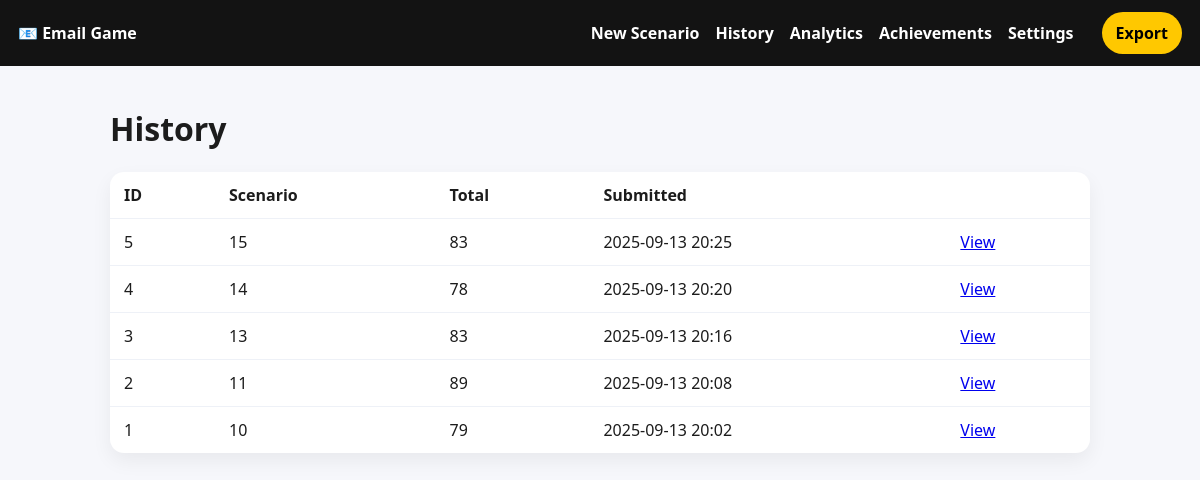
Before: /history with the older database file.
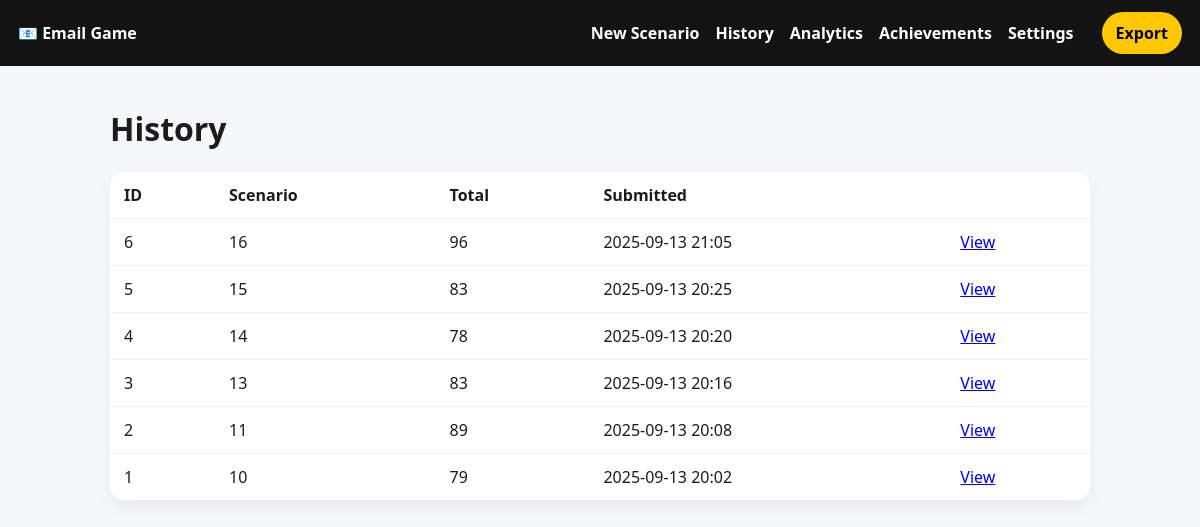
After: the same page with the newer database file.
### app/models.py (models this page shows)
class Attempt(db.Model):
    id = db.Column(db.Integer, primary_key=True)
    scenario_id = db.Column(db.Integer, db.ForeignKey("scenario.id"), nullable=False)
    email_subject = db.Column(db.String(200))
    email_body = db.Column(db.Text, nullable=False)
    score_clarity = db.Column(db.Integer)
    score_conciseness = db.Column(db.Integer)
    score_tone = db.Column(db.Integer)
    score_grammar = db.Column(db.Integer)
    score_completeness = db.Column(db.Integer)
    score_politeness = db.Column(db.Integer)
    score_total = db.Column(db.Integer)
    feedback = db.Column(db.Text)  # freeform
    suggestions = db.Column(db.Text)  # JSON string list
    rubric_text = db.Column(db.Text)  # LLM-provided rubric/guidelines
    attempt_number = db.Column(db.Integer, default=1)
    submitted_at = db.Column(db.DateTime, default=datetime.utcnow)

### app/blueprints/main.py (the view)
@main_bp.route("/history")
def history():
    attempts = Attempt.query.order_by(Attempt.submitted_at.desc()).all()
    return render_template("history.html", attempts=attempts)

### app/templates/history.html
{% extends "base.html" %}
{% block content %}
<h1>History</h1>
<table class="table">
  <thead>
    <tr>
      <th>ID</th>
      <th>Scenario</th>
      <th>Total</th>
      <th>Submitted</th>
      <th></th>
    </tr>
  </thead>
  <tbody>
    {% for a in attempts %}
    <tr>
      <td>{{ a.id }}</td>
      <td>{{ a.scenario_id }}</td>
      <td>{{ a.score_total or 0 }}</td>
      <td>{{ a.submitted_at.strftime('%Y-%m-%d %H:%M') if a.submitted_at }}</td>
      <td><a href="/result/{{ a.id }}">View</a></td>
    </tr>
    {% else %}
    <tr><td colspan="5">No attempts yet.</td></tr>
    {% endfor %}
  </tbody>
</table>
{% endblock %}

Changed rows visible on the page:
added Attempt: id "6", scenario_id "16", score_total "96", submitted_at "2025-09-13 21:05"
